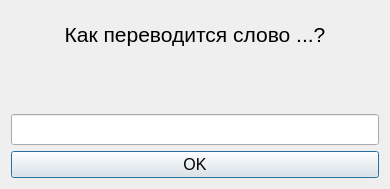
<?xml version="1.0" encoding="UTF-8"?>
<ui version="4.0">
 <class>Dialog</class>
 <widget class="QDialog" name="Dialog">
  <property name="geometry">
   <rect>
    <x>0</x>
    <y>0</y>
    <width>390</width>
    <height>189</height>
   </rect>
  </property>
  <property name="windowTitle">
   <string>Dialog</string>
  </property>
  <layout class="QGridLayout" name="gridLayout">
   <item row="4" column="0">
    <widget class="QPushButton" name="btn_ok">
     <property name="sizePolicy">
      <sizepolicy hsizetype="Minimum" vsizetype="Fixed">
       <horstretch>0</horstretch>
       <verstretch>0</verstretch>
      </sizepolicy>
     </property>
     <property name="font">
      <font>
       <pointsize>12</pointsize>
      </font>
     </property>
     <property name="focusPolicy">
      <enum>Qt::StrongFocus</enum>
     </property>
     <property name="text">
      <string>OK</string>
     </property>
    </widget>
   </item>
   <item row="0" column="0">
    <widget class="QLabel" name="question">
     <property name="font">
      <font>
       <pointsize>16</pointsize>
      </font>
     </property>
     <property name="text">
      <string>Как переводится слово ...?</string>
     </property>
     <property name="alignment">
      <set>Qt::AlignCenter</set>
     </property>
    </widget>
   </item>
   <item row="2" column="0">
    <widget class="QLineEdit" name="answer">
     <property name="font">
      <font>
       <pointsize>14</pointsize>
      </font>
     </property>
     <property name="text">
      <string/>
     </property>
    </widget>
   </item>
   <item row="1" column="0">
    <widget class="QLabel" name="error">
     <property name="font">
      <font>
       <pointsize>14</pointsize>
      </font>
     </property>
     <property name="text">
      <string/>
     </property>
     <property name="alignment">
      <set>Qt::AlignCenter</set>
     </property>
    </widget>
   </item>
  </layout>
 </widget>
 <resources/>
 <connections/>
</ui>
